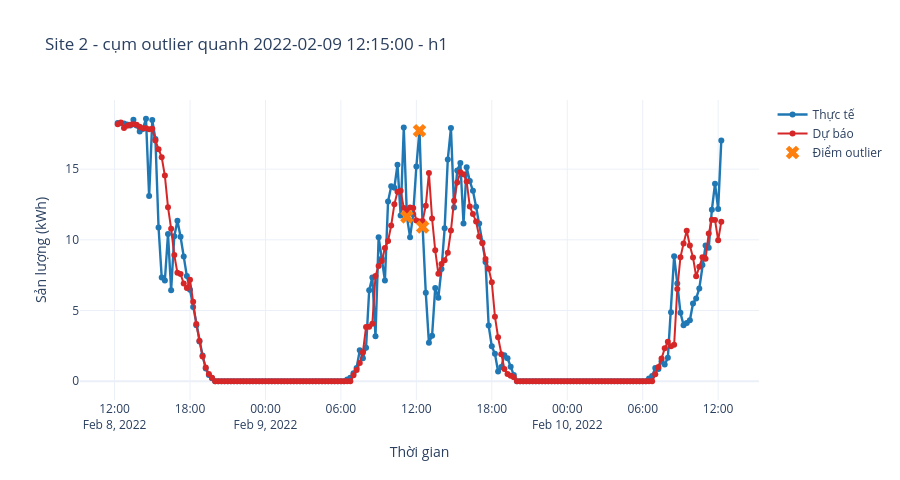
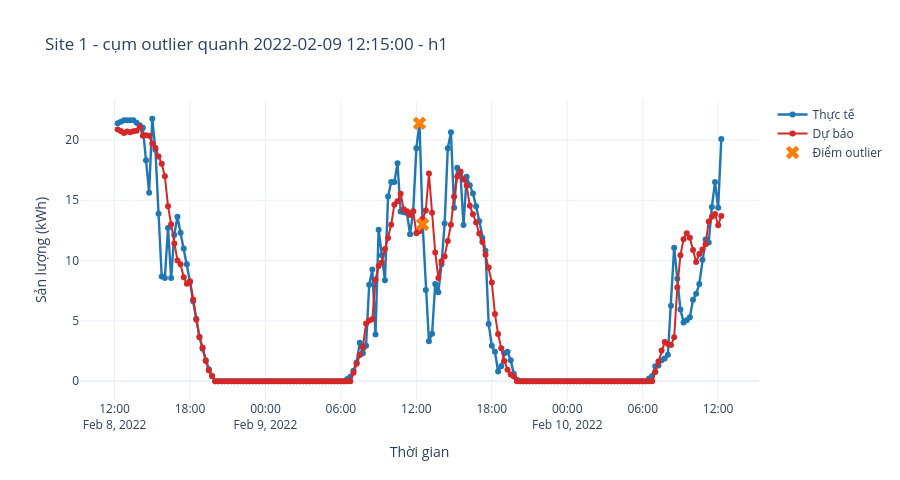

The notebook cell saved with these charts, in order:
### Markdown cell above
## 11. Zoom vào các site có nhiều outlier nhất

Vẽ cửa sổ quanh cụm outlier lớn nhất của từng site trong danh sách `SITE_SOI`.
Mặc định lấy 2 site đứng đầu bảng trên; anh đổi tay thành `[19, 24]` nếu muốn soi đúng 2 site đó.

### Code cell
SITE_SOI = df_ol['site_id'].head(2).tolist()
SO_GIO_QUANH = 24   # so gio ve quanh cum outlier

for s in SITE_SOI:
    d = df[df[SITE_COL] == s].sort_values(TIMESTAMP_COL).copy()
    d_ol = d[d['la_outlier']]
    if len(d_ol) == 0:
        print(f"Site {s} khong co outlier, bo qua.")
        continue

    # chon moc outlier co sai lech thuc te lon nhat
    t_tam = d_ol.loc[d_ol['thuc_te'].idxmax(), TIMESTAMP_COL]
    d_ve = d[d[TIMESTAMP_COL].between(t_tam - pd.Timedelta(hours=SO_GIO_QUANH),
                                      t_tam + pd.Timedelta(hours=SO_GIO_QUANH))]
    o_ve = d_ve[d_ve['la_outlier']]

    f = go.Figure()
    f.add_trace(go.Scatter(x=d_ve[TIMESTAMP_COL], y=d_ve['thuc_te'], name='Thực tế',
                           mode='lines+markers', line=dict(width=2.4, color='#1f77b4')))
    f.add_trace(go.Scatter(x=d_ve[TIMESTAMP_COL], y=d_ve['du_bao'], name='Dự báo',
                           mode='lines+markers', line=dict(width=2.0, color='#d62728')))
    f.add_trace(go.Scatter(x=o_ve[TIMESTAMP_COL], y=o_ve['thuc_te'], name='Điểm outlier',
                           mode='markers', marker=dict(size=12, symbol='x', color='#ff7f0e')))
    f.update_layout(title=f'Site {s} - cụm outlier quanh {t_tam} - h{HORIZON_XEM}',
                    xaxis_title='Thời gian', yaxis_title='Sản lượng (kWh)',
                    hovermode='x unified', height=480, template='plotly_white')
    f.show()

    _r = df_ol[df_ol['site_id'] == s].iloc[0]
    print(f"Site {s}: {int(_r['so_outlier'])} diem outlier, "
          f"thuc te max {_r['thuc_te_max_outlier']}, du bao max {_r['du_bao_max_outlier']}, "
          f"tuong quan tai outlier {_r['tuong_quan_tai_outlier']}")
    print("Neu duong do vot len theo dau X thi mo hinh dang hoc ca outlier.")
    print()

### Figure 1 — Plotly figure (JSON) as saved in the notebook; plotly's stock layout.template omitted (floating-point values rounded to 4 significant figures; data arrays with more than 128 entries replaced by an {"elided": "..."} marker saying what was removed)
{"data": [{"line": {"color": "#1f77b4", "width": 2.4}, "mode": "lines+markers", "name": "Thực tế", "type": "scatter", "x": {"elided": "193 str values"}, "y": {"elided": "193 float values"}}, {"line": {"color": "#d62728", "width": 2}, "mode": "lines+markers", "name": "Dự báo", "type": "scatter", "x": {"elided": "193 str values"}, "y": {"elided": "193 float values"}}, {"marker": {"color": "#ff7f0e", "size": 12, "symbol": "x"}, "mode": "markers", "name": "Điểm outlier", "type": "scatter", "x": ["2022-02-09T11:15:00", "2022-02-09T12:15:00", "2022-02-09T12:30:00"], "y": [11.62, 17.72, 10.91]}], "layout": {"height": 480, "hovermode": "x unified", "title": {"text": "Site 2 - cụm outlier quanh 2022-02-09 12:15:00 - h1"}, "xaxis": {"title": {"text": "Thời gian"}}, "yaxis": {"title": {"text": "Sản lượng (kWh)"}}}}

### Figure 2 — Plotly figure (JSON) as saved in the notebook; plotly's stock layout.template omitted (floating-point values rounded to 4 significant figures; data arrays with more than 128 entries replaced by an {"elided": "..."} marker saying what was removed)
{"data": [{"line": {"color": "#1f77b4", "width": 2.4}, "mode": "lines+markers", "name": "Thực tế", "type": "scatter", "x": {"elided": "193 str values"}, "y": {"elided": "193 float values"}}, {"line": {"color": "#d62728", "width": 2}, "mode": "lines+markers", "name": "Dự báo", "type": "scatter", "x": {"elided": "193 str values"}, "y": {"elided": "193 float values"}}, {"marker": {"color": "#ff7f0e", "size": 12, "symbol": "x"}, "mode": "markers", "name": "Điểm outlier", "type": "scatter", "x": ["2022-02-09T12:15:00", "2022-02-09T12:30:00"], "y": [21.38, 13.0]}], "layout": {"height": 480, "hovermode": "x unified", "title": {"text": "Site 1 - cụm outlier quanh 2022-02-09 12:15:00 - h1"}, "xaxis": {"title": {"text": "Thời gian"}}, "yaxis": {"title": {"text": "Sản lượng (kWh)"}}}}
